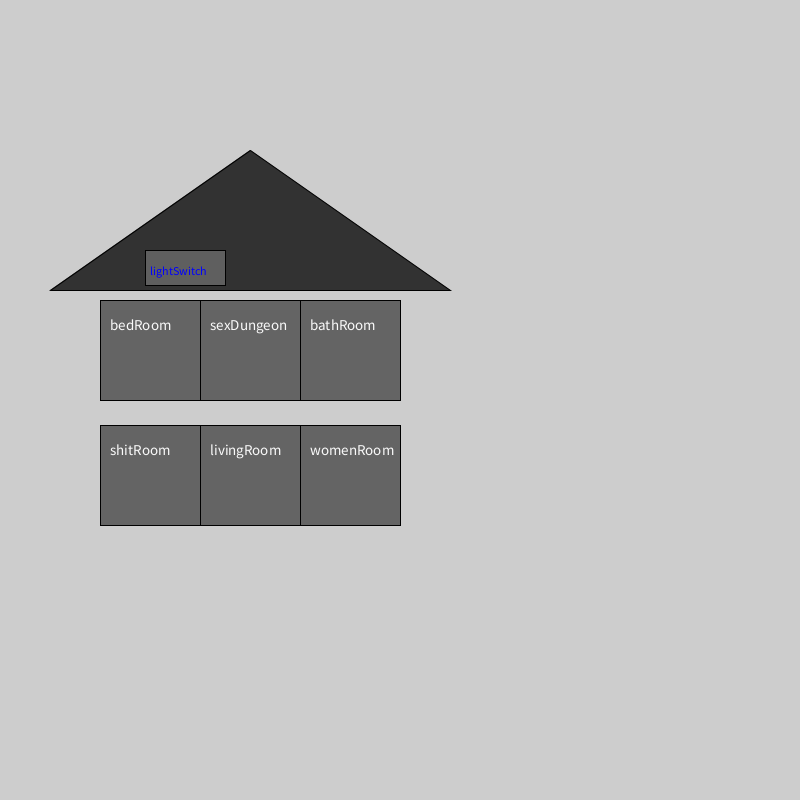
Frame 1 (no input)
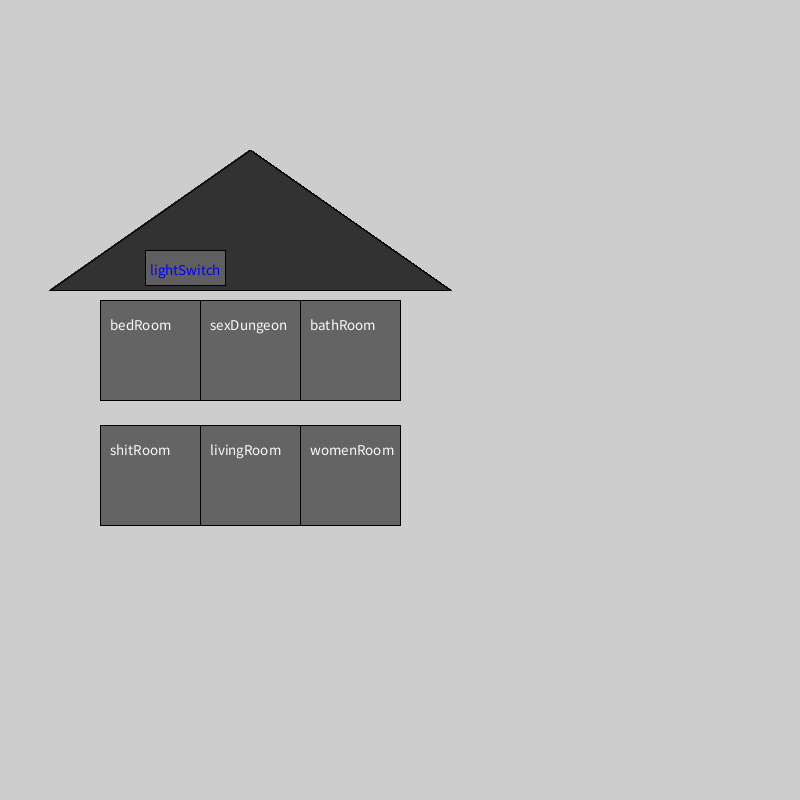
Frame 60 (the mouse pressed at the canvas centre just before this capture)
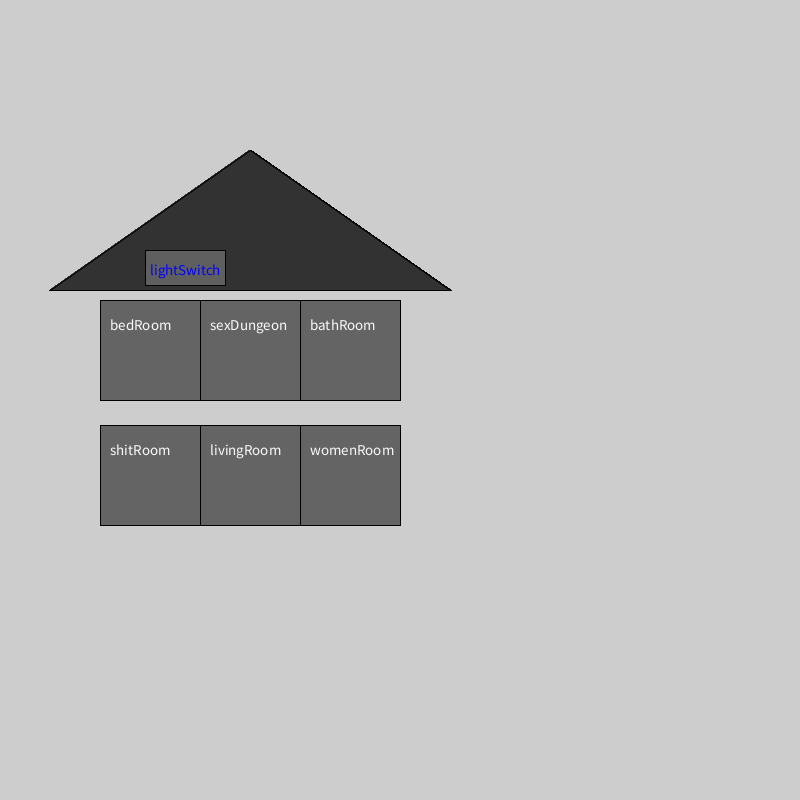
Frame 120 (the mouse held since frame 60 and released just before this capture)

The Processing sketch that drew these frames (run headless with seeded random() and noise(); from frame 60 on, the mouse is pressed at the canvas centre):

// Processing sketch: house
// ── house.pde
//lav et rum //<>// //<>// //<>//
Room[] house = new Room [6];


void setup() {
  size(800, 800);
  background(205);
  house[0]= new Room("bedRoom", false, 100, 300);
  house[1]= new Room("shitRoom", false, 100, 425);
  house[2]= new Room("sexDungeon", false, 200, 300);
  house[3]= new Room("livingRoom", false, 200, 425);
  house[4]= new Room("bathRoom", false, 300, 300);
  house[5]= new Room("womenRoom", false, 300, 425);
}

void draw() {
  house[0].drawRoof();
  // tegn rum
  for (int i=0; i < 6; i++) {
    house[i].drawRoom();
  }
  println(checklight ());
}


void mouseClicked() {
  // lav baggrund
  background(205);
  fill(105);
  rect(80, 680, 300, 30);
  fill(250);
  for (int i = 0; i<6; i++) {
    // find ud af om vi tænder eller slukker lyset
    if (house[i].isRoomClicked(mouseX, mouseY))
      house[i].taendSluk();
    if (mouseX>145 && mouseX<80 && mouseY>250 && mouseY<35) {
      for (int j = 0; j<6; j++) {
        house[j].setLight(false);
      }
    }
  }
}



String checklight() {
  String Lys1 = "SLUK LYSET";
  String Lys2= "RO I SINDET";
  for (int i = 0; i<6; i++) {


    if (house[i].isLightOn() == true) {
      return (Lys1);
    }
  }
  return (Lys2);
}

// ── Room.pde
class Room {
  //klssens tilstand

  boolean light; //er lyset tændt eller slukket
  String name; // rummets navn
  float xPos, yPos; // x og y pos for rummets øverste venstre hjørne
  int height = 100; // konstant højden på rummet
  int width = 100; // konstant bredden på rummet

  //konstruktør
  Room(String n, boolean onOff, float x, float y) {
    name = n;
    light = onOff;
    xPos = x;
    yPos = y;
  }

  // settters
  void setLight(boolean l) {
    light = l;
  }

  void setName(String n) {
    name = n;
  }

  // getters
  boolean isLightOn() {
    return light;
  }

  String getRoomName() {
    return name;
  }


  void drawRoof() {
    // tegn taget
    fill(50);
    triangle(50, 290, 250, 150, 450, 290);
    fill (95);
    rect (145, 250, 80, 35);
    fill (0, 0, 255);
    text ("lightSwitch", 150, 275);
  }
  void drawRoom() {
    if (light)
      fill(205);
    else
      fill(100);
    //the upper-left corner, the third sets the width, and the fourth sets the height.
    rect(xPos, yPos, width, height);
    textSize(15);
    fill(250);
    text(name, xPos+10, yPos+30);
  }

  boolean isRoomClicked(float x, float y) {
    if ((x > xPos) && (x < xPos+width) && (y>yPos) && (y < yPos+height))
      return true;
    else
      return false;
  }
  void taendSluk () {
  if (light) {
    setLight(false);
    text("Turning off the light in "+getRoomName(), 100, 700);
  } else {
    setLight(true);
    text("Turning on the light in "+getRoomName(), 100, 700);
  }
}

}
